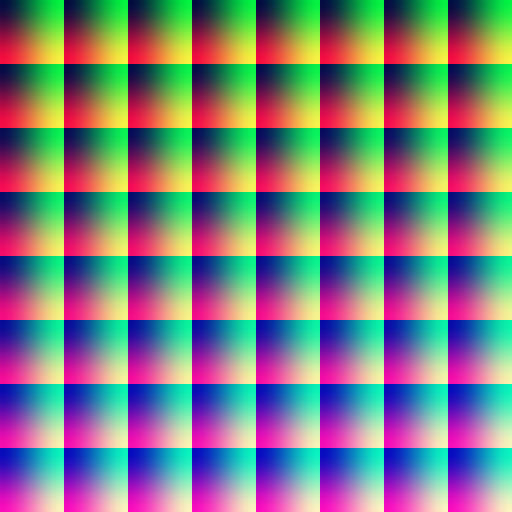
#> input picture source/static/基于色卡替换的风格迁移/fugu.jpg, 512 x 512 px, given in place of lookup-table.png, which was not available; the run also reads 1 picture not shown here
$ python colorcard.py
#> lines starting #> are read from the running program, lines starting #| are printed output that depends on the picture; pictures that were not available may be replaced by others from this repository, and a replacement may not be noted
# -*- coding: utf-8 -*-
"""
Spyder Editor

This is a temporary script file.
"""

''''''
from PIL import Image
import numpy as np
import matplotlib.image
img=np.array(Image.open('/home/jiawei/Pictures/lookup-table.png'))
#> img is the input picture: shape (512, 512, 3); mean R, G, B 125.8, 126.2, 127.1
for i in range(512):
    for j in range(512):
        r=(i%64)*4
        g=(j%64)*4
        b=(i//64)*32+(j//64)*4
        img[i,j]=(r,g,b)
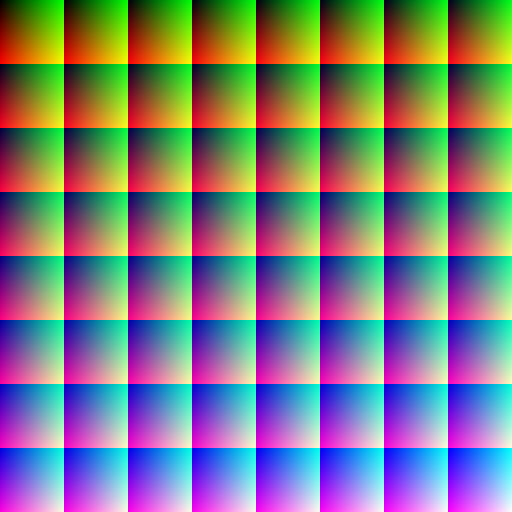
#> img: shape (512, 512, 3); mean R, G, B 126, 126, 126
matplotlib.image.imsave('/home/jiawei/Pictures/oricard.png',img)

from PIL import Image
import numpy as np
import matplotlib.image
img=np.array(Image.open('/home/jiawei/Pictures/timg.jpeg'))
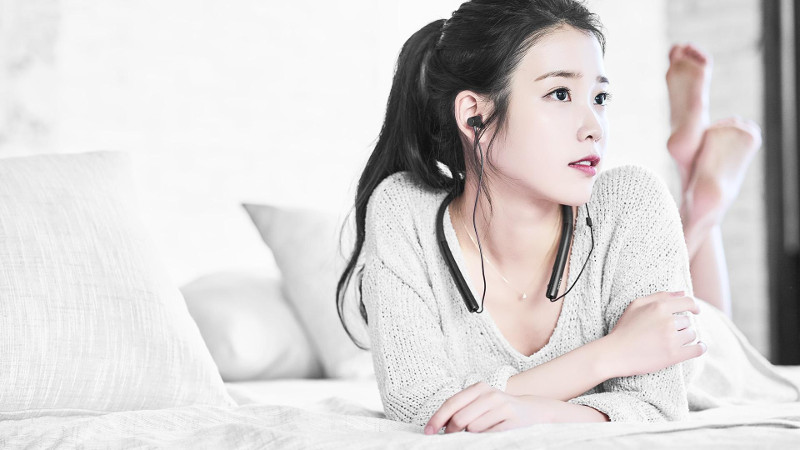
#> input picture source/static/基于色卡替换的风格迁移/timg.jpeg, 800 x 450 px, found by its file name
#> img is the input picture: shape (450, 800, 3); mean R, G, B 215.4, 211.8, 211.3
style=np.array(Image.open('/home/jiawei/Pictures/pink.jpg'))
rows,cols,dims=img.shape
#> rows = 450; cols = 800; dims = 3
for i in range(rows):
    for j in range(cols):
        r, g, b=img[i,j]
        m=b//4//8*64+r//4
        n=b//4%8*64+g//4
        img[i,j]=style[m,n]
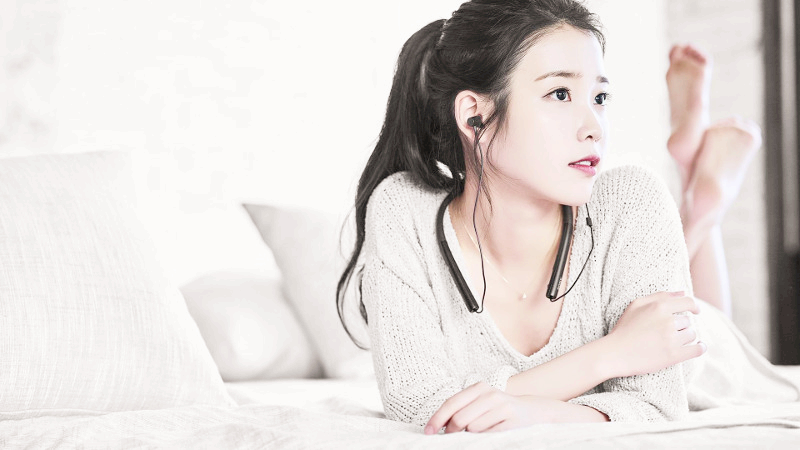
#> img: shape (450, 800, 3); mean R, G, B 225.1, 219.1, 216.4
matplotlib.image.imsave('/home/jiawei/Pictures/output.png',img)
